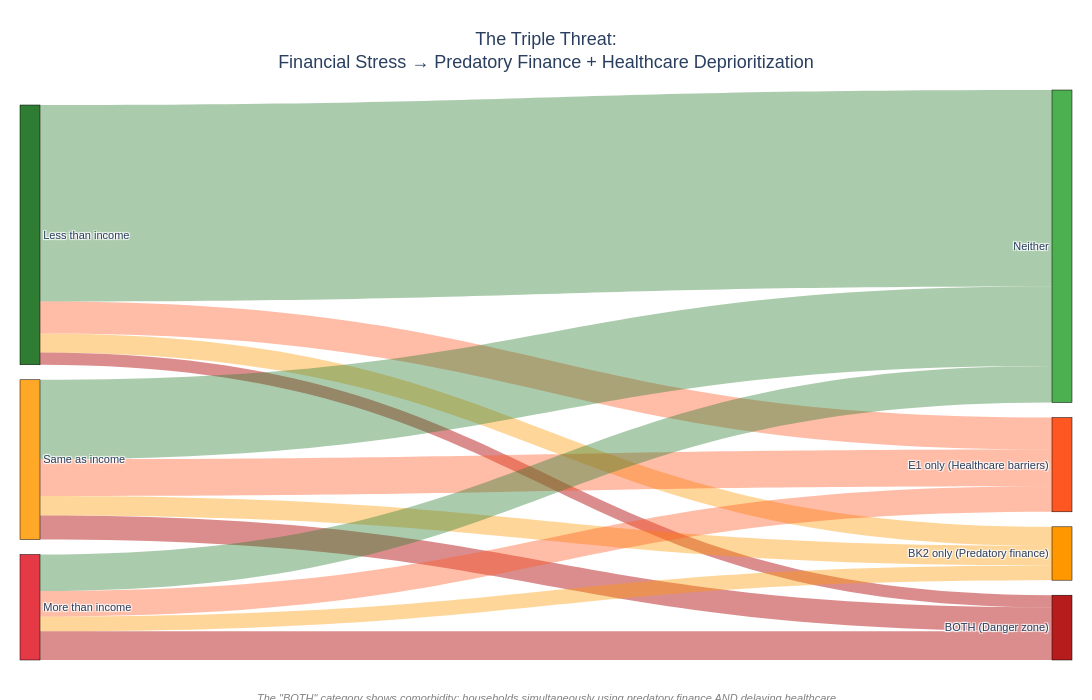

Notebook source saved alongside this figure:
### Code cell
# Create Sankey diagram
fig = go.Figure(data=[go.Sankey(
    node=dict(
        pad=15,
        thickness=20,
        line=dict(color="black", width=0.5),
        label=node_labels,
        color=['#2E7D32', '#FFA726', '#E63946'] +  # I20 colors
              ['#4CAF50', '#FF9800', '#FF5722', '#B71C1C'],  # Vulnerability category colors
        hovertemplate='%{label}<br>Count: %{value:,}<extra></extra>'
    ),
    link=dict(
        source=source,
        target=target,
        value=value,
        color=link_colors,
        hovertemplate='%{source.label} → %{target.label}<br>Count: %{value:,}<extra></extra>'
    )
)])

fig.update_layout(
    title={
        'text': "The Triple Threat:<br>Financial Stress → Predatory Finance + Healthcare Deprioritization",
        'font': {'size': 18, 'family': 'Arial, sans-serif'},
        'x': 0.5,
        'xanchor': 'center'
    },
    font=dict(size=11, family='Arial, sans-serif'),
    height=700,
    width=1400,
    paper_bgcolor='white',
    plot_bgcolor='white',
    margin=dict(l=20, r=20, t=90, b=40),
    annotations=[
        dict(
            x=0.5,
            y=-0.08,
            xref='paper',
            yref='paper',
            text='The "BOTH" category shows comorbidity: households simultaneously using predatory finance AND delaying healthcare',
            showarrow=False,
            font=dict(size=11, color='gray', style='italic'),
            xanchor='center'
        )
    ]
)

fig.show()

### Figure 1 — Plotly figure (JSON) as saved in the notebook; plotly's stock layout.template omitted (floating-point values rounded to 4 significant figures)
{"data": [{"link": {"color": ["rgba(46, 125, 50, 0.4)", "rgba(255, 152, 0, 0.4)", "rgba(255, 87, 34, 0.4)", "rgba(183, 28, 28, 0.5)", "rgba(46, 125, 50, 0.4)", "rgba(255, 152, 0, 0.4)", "rgba(255, 87, 34, 0.4)", "rgba(183, 28, 28, 0.5)", "rgba(46, 125, 50, 0.4)", "rgba(255, 152, 0, 0.4)", "rgba(255, 87, 34, 0.4)", "rgba(183, 28, 28, 0.5)"], "hovertemplate": "%{source.label} → %{target.label}<br>Count: %{value:,}<extra></extra>", "source": [0, 0, 0, 0, 1, 1, 1, 1, 2, 2, 2, 2], "target": [3, 4, 5, 6, 3, 4, 5, 6, 3, 4, 5, 6], "value": [2940, 287, 479, 182, 1190, 292, 551, 358, 548, 220, 381, 430]}, "node": {"color": ["#2E7D32", "#FFA726", "#E63946", "#4CAF50", "#FF9800", "#FF5722", "#B71C1C"], "hovertemplate": "%{label}<br>Count: %{value:,}<extra></extra>", "label": ["Less than income", "Same as income", "More than income", "Neither", "BK2 only (Predatory finance)", "E1 only (Healthcare barriers)", "BOTH (Danger zone)"], "line": {"color": "black", "width": 0.5}, "pad": 15, "thickness": 20}, "type": "sankey"}], "layout": {"annotations": [{"font": {"color": "gray", "size": 11, "style": "italic"}, "showarrow": false, "text": "The \"BOTH\" category shows comorbidity: households simultaneously using predatory finance AND delaying healthcare", "x": 0.5, "xanchor": "center", "xref": "paper", "y": -0.08, "yref": "paper"}], "font": {"family": "Arial, sans-serif", "size": 11}, "height": 700, "margin": {"b": 40, "l": 20, "r": 20, "t": 90}, "paper_bgcolor": "white", "plot_bgcolor": "white", "title": {"font": {"family": "Arial, sans-serif", "size": 18}, "text": "The Triple Threat:<br>Financial Stress → Predatory Finance + Healthcare Deprioritization", "x": 0.5, "xanchor": "center"}, "width": 1400}}
